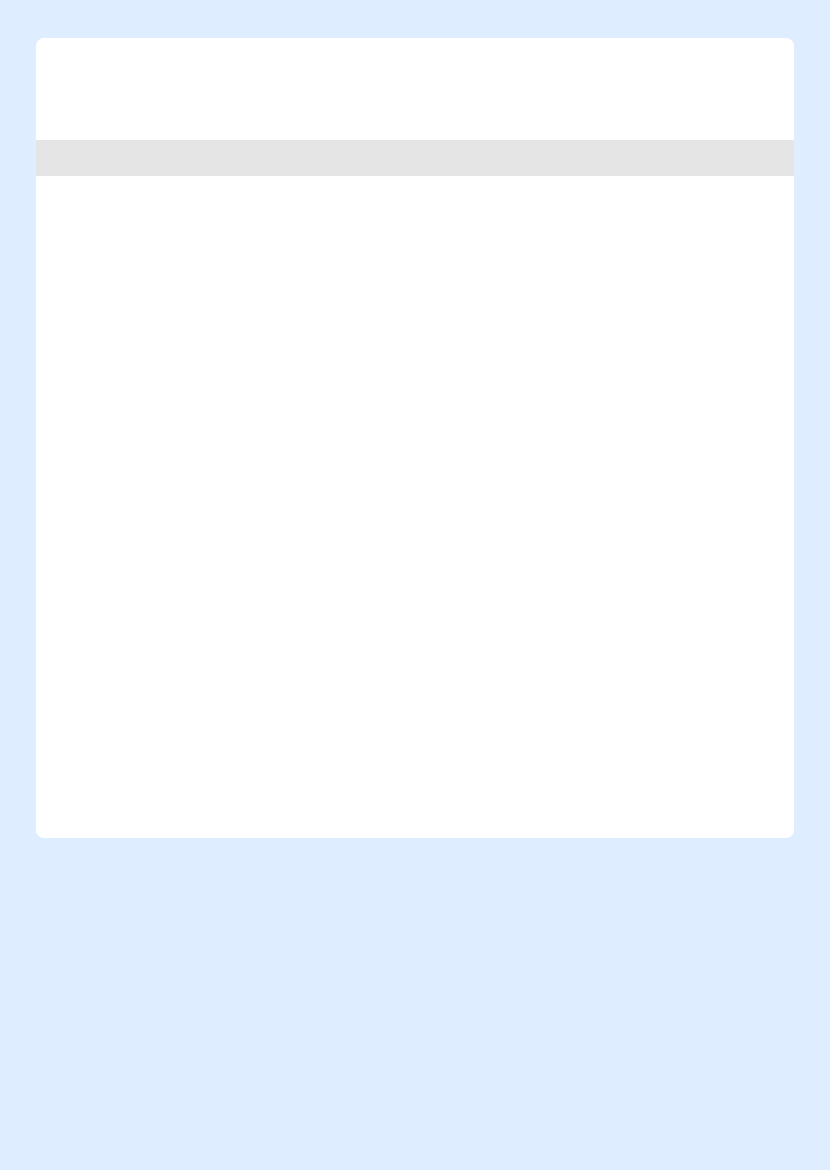
<?xml version="1.0" encoding="UTF-8"?>
<ui version="4.0">
 <class>Table</class>
 <widget class="QWidget" name="Table">
  <property name="geometry">
   <rect>
    <x>0</x>
    <y>0</y>
    <width>830</width>
    <height>1170</height>
   </rect>
  </property>
  <property name="windowTitle">
   <string/>
  </property>
  <property name="styleSheet">
   <string notr="true">background-color: rgb(222, 237, 255);</string>
  </property>
  <widget class="QWidget" name="m_page" native="true">
   <property name="geometry">
    <rect>
     <x>36</x>
     <y>38</y>
     <width>758</width>
     <height>800</height>
    </rect>
   </property>
   <property name="maximumSize">
    <size>
     <width>16777215</width>
     <height>16777215</height>
    </size>
   </property>
   <property name="styleSheet">
    <string notr="true">background-color: rgb(255, 255, 255);
border-radius:8px;
font:NotoSansCJKsc-Regular;</string>
   </property>
   <widget class="QWidget" name="widget_4" native="true">
    <property name="geometry">
     <rect>
      <x>0</x>
      <y>0</y>
      <width>758</width>
      <height>100</height>
     </rect>
    </property>
    <property name="maximumSize">
     <size>
      <width>16777215</width>
      <height>100</height>
     </size>
    </property>
    <property name="styleSheet">
     <string notr="true">background-color: transparent;</string>
    </property>
    <widget class="QLabel" name="label_18">
     <property name="geometry">
      <rect>
       <x>0</x>
       <y>28</y>
       <width>751</width>
       <height>54</height>
      </rect>
     </property>
     <property name="maximumSize">
      <size>
       <width>16777215</width>
       <height>54</height>
      </size>
     </property>
     <property name="text">
      <string/>
     </property>
     <property name="pixmap">
      <pixmap resource="../../../../resources/resources.qrc">:/images/pdf-head</pixmap>
     </property>
     <property name="alignment">
      <set>Qt::AlignCenter</set>
     </property>
    </widget>
    <widget class="QLabel" name="reinforceChart">
     <property name="geometry">
      <rect>
       <x>220</x>
       <y>28</y>
       <width>331</width>
       <height>48</height>
      </rect>
     </property>
     <property name="styleSheet">
      <string notr="true">font:NotoSansCJKsc-Regular;
font-size:18px;
background-color: transparent;
color:white;</string>
     </property>
     <property name="text">
      <string>Vulnerability information</string>
     </property>
     <property name="alignment">
      <set>Qt::AlignCenter</set>
     </property>
    </widget>
   </widget>
   <widget class="QWidget" name="m_line" native="true">
    <property name="geometry">
     <rect>
      <x>0</x>
      <y>100</y>
      <width>758</width>
      <height>41</height>
     </rect>
    </property>
    <property name="sizePolicy">
     <sizepolicy hsizetype="Preferred" vsizetype="Minimum">
      <horstretch>0</horstretch>
      <verstretch>0</verstretch>
     </sizepolicy>
    </property>
    <property name="minimumSize">
     <size>
      <width>0</width>
      <height>36</height>
     </size>
    </property>
    <layout class="QVBoxLayout" name="verticalLayout">
     <property name="spacing">
      <number>0</number>
     </property>
     <property name="leftMargin">
      <number>0</number>
     </property>
     <property name="topMargin">
      <number>0</number>
     </property>
     <property name="rightMargin">
      <number>0</number>
     </property>
     <property name="bottomMargin">
      <number>0</number>
     </property>
     <item>
      <widget class="QWidget" name="m_tableHeader" native="true">
       <property name="sizePolicy">
        <sizepolicy hsizetype="Preferred" vsizetype="Minimum">
         <horstretch>0</horstretch>
         <verstretch>0</verstretch>
        </sizepolicy>
       </property>
       <property name="minimumSize">
        <size>
         <width>0</width>
         <height>36</height>
        </size>
       </property>
       <property name="maximumSize">
        <size>
         <width>16777215</width>
         <height>36</height>
        </size>
       </property>
       <property name="styleSheet">
        <string notr="true">background-color: rgb(229, 229, 229);
border-radius:0px;</string>
       </property>
       <layout class="QHBoxLayout" name="horizontalLayout">
        <property name="spacing">
         <number>0</number>
        </property>
        <property name="leftMargin">
         <number>0</number>
        </property>
        <property name="topMargin">
         <number>0</number>
        </property>
        <property name="rightMargin">
         <number>0</number>
        </property>
        <property name="bottomMargin">
         <number>0</number>
        </property>
        <item>
         <widget class="QLabel" name="m_columnName1">
          <property name="styleSheet">
           <string notr="true">font: NotoSansCJKsc-Regular;
font-size: 14px;
color: #000000;</string>
          </property>
          <property name="text">
           <string/>
          </property>
          <property name="alignment">
           <set>Qt::AlignLeading|Qt::AlignLeft|Qt::AlignVCenter</set>
          </property>
         </widget>
        </item>
        <item>
         <widget class="QLabel" name="m_columnName2">
          <property name="styleSheet">
           <string notr="true">font: NotoSansCJKsc-Regular;
font-size: 14px;
color: #000000;</string>
          </property>
          <property name="text">
           <string/>
          </property>
          <property name="alignment">
           <set>Qt::AlignLeading|Qt::AlignLeft|Qt::AlignVCenter</set>
          </property>
         </widget>
        </item>
        <item>
         <widget class="QLabel" name="m_columnName3">
          <property name="styleSheet">
           <string notr="true">font: NotoSansCJKsc-Regular;
font-size: 14px;
color: #000000;</string>
          </property>
          <property name="text">
           <string/>
          </property>
          <property name="alignment">
           <set>Qt::AlignLeading|Qt::AlignLeft|Qt::AlignVCenter</set>
          </property>
         </widget>
        </item>
        <item>
         <widget class="QLabel" name="m_columnName4">
          <property name="styleSheet">
           <string notr="true">font: NotoSansCJKsc-Regular;
font-size: 14px;
color: #000000;</string>
          </property>
          <property name="text">
           <string/>
          </property>
          <property name="alignment">
           <set>Qt::AlignLeading|Qt::AlignLeft|Qt::AlignVCenter</set>
          </property>
          <property name="margin">
           <number>0</number>
          </property>
         </widget>
        </item>
       </layout>
      </widget>
     </item>
    </layout>
   </widget>
  </widget>
  <widget class="QLabel" name="m_picture">
   <property name="geometry">
    <rect>
     <x>0</x>
     <y>0</y>
     <width>830</width>
     <height>71</height>
    </rect>
   </property>
   <property name="styleSheet">
    <string notr="true">background-color: transparent;</string>
   </property>
   <property name="text">
    <string/>
   </property>
   <property name="pixmap">
    <pixmap resource="../../../../resources/resources.qrc">:/images/pdf-clip</pixmap>
   </property>
   <property name="alignment">
    <set>Qt::AlignCenter</set>
   </property>
  </widget>
  <widget class="QLabel" name="m_tailPic">
   <property name="geometry">
    <rect>
     <x>0</x>
     <y>852</y>
     <width>830</width>
     <height>318</height>
    </rect>
   </property>
   <property name="text">
    <string/>
   </property>
   <property name="pixmap">
    <pixmap resource="../../../../resources/resources.qrc">:/images/pdf-end</pixmap>
   </property>
  </widget>
  <widget class="QLabel" name="m_tailBar">
   <property name="geometry">
    <rect>
     <x>0</x>
     <y>1130</y>
     <width>831</width>
     <height>41</height>
    </rect>
   </property>
   <property name="styleSheet">
    <string notr="true">background-color: transparent ;
color: #ffffff;
font:16px AdobeHeitiStd-Regular;
</string>
   </property>
   <property name="text">
    <string/>
   </property>
   <property name="alignment">
    <set>Qt::AlignCenter</set>
   </property>
  </widget>
 </widget>
 <resources>
  <include location="../../../../resources/resources.qrc"/>
 </resources>
 <connections/>
</ui>
